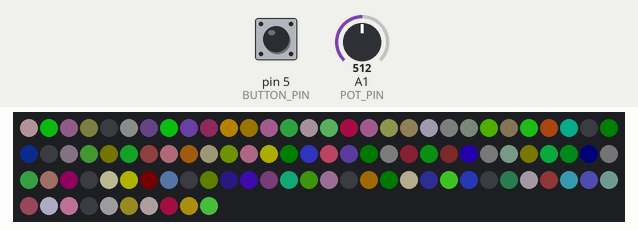
This program was run on a simulated Arduino Uno, built with avr-gcc and run on an emulated ATmega328P. Shown: 100 RGB LEDs in strip order, left to right, continuing on the next row. Inputs (shaded band) come from the test bench; at power-on: A1 (POT_PIN) = 512, pin 5 (BUTTON_PIN) LOW. Dim RGB values are drawn brighter than linear; random numbers use the default seed unless the program sets one.

Above: at 1.2 s.
1.3 s: A1 (POT_PIN) set to 0
At 2.0 s:
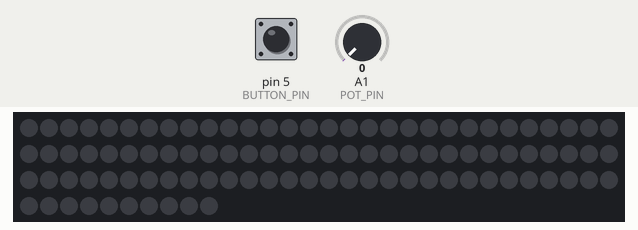
2.8 s: A1 (POT_PIN) set to 122
At 3.6 s:
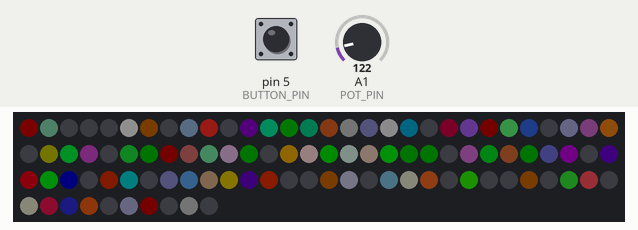
4.6 s: pin 5 (BUTTON_PIN) pulled HIGH for 0.15 s
6.3 s: pin 5 (BUTTON_PIN) pulled HIGH for 1 s
At 7.2 s:
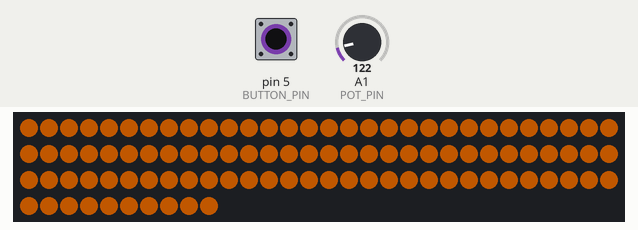
8.8 s: pin 5 (BUTTON_PIN) pulled HIGH for 0.15 s
At 9.1 s:
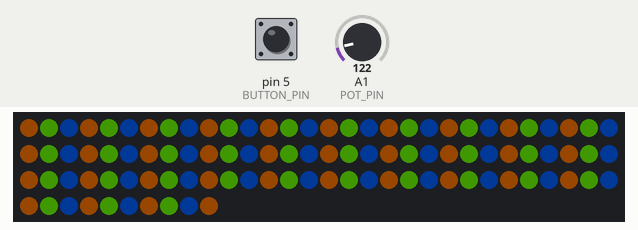
11.3 s: pin 5 (BUTTON_PIN) pulled HIGH for 3.2 s
At 11.7 s:
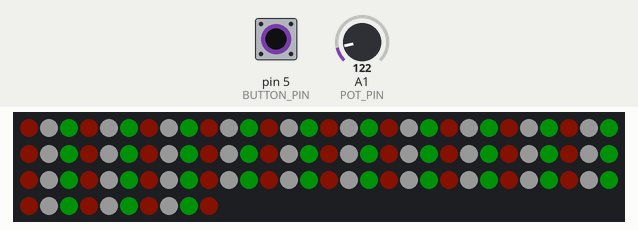

The program:

main.cpp
```cpp
#include <FastLED.h>
#define NUM_LEDS 100
#define DATA_PIN 13
//#define BRIGHTNESS 200   // Control the brightness of the leds.
#define SATURATION 255   // Control the saturation of the leds.
int BRIGHTNESS = 150;
int POT_PIN = A1;
int BUTTON_PIN = 5;

CRGB leds[NUM_LEDS];

uint8_t r, g, b;
int potValue = 0;

bool rainbow = false;
bool colors = false;
bool halloween = false;
bool christmas = false;
bool wild = true;
int buttonState;
int lastButtonState;

unsigned long lastmillis = 0;

void setup()
   {
      // Setting up the button, potentiometer, and LEDs.
      pinMode(BUTTON_PIN, INPUT);
      pinMode(POT_PIN, INPUT);
      FastLED.addLeds<WS2811, DATA_PIN, GRB>(leds, NUM_LEDS);
      r = g = b = 0;
      randomSeed(analogRead(0));
   }

void loop()
{
  if(rainbow)
  {
    for (int j = 0; j < 255; j++) {
      for (int i = 0; i < NUM_LEDS; i++) {
        leds[i] = CHSV(i - (j * 2), SATURATION, 255); // The higher the j value, the less fade there is.
      }
      delay(50); // Change this to your hearts desire, the lower the value the faster your colors move.
      BRIGHTNESS = (analogRead(POT_PIN) / 5) % 255; // Setting brightness from the potentiometer.
      FastLED.setBrightness(BRIGHTNESS);
      FastLED.show();

      // Checking if the button was pressed to change out of rainbow mode.
      lastButtonState = buttonState;
      buttonState = digitalRead(BUTTON_PIN);
      if(buttonState == HIGH && lastButtonState == LOW)
      {
        rainbow = false;
        colors = true;
        break;
      }
    }
  }
  else if (colors)
  {
    // Adjusting the LED color by the value of the potentiometer.
    BRIGHTNESS = 200;
    for (int i = 0; i < NUM_LEDS; i++)
    {
      leds[i] = CHSV(potValue, SATURATION, BRIGHTNESS);
    }
    potValue = (analogRead(POT_PIN) / 4) % 255;  // Reading the poteniometer value.
    FastLED.setBrightness(BRIGHTNESS);
    FastLED.show();
  }
  else if(halloween)
  {
    // Moving the Halloween colors to make it look like they are moving down the line.
    if(millis() - lastmillis <= 500)
    {
      for(int i = 0; i < NUM_LEDS; i++)
      {
        if(i % 3 == 0)
          leds[i] = CRGB(0xFF7A00);
        else if(i % 3 == 1)
          leds[i] = CRGB(0x6BFF00);
        else
          leds[i] = CRGB(0x0061FF);
      }
    }
    if(millis() - lastmillis > 500 && millis() - lastmillis < 1000)
    {
      for(int i = 0; i < NUM_LEDS; i++)
      {
        if(i % 3 == 0)
          leds[i] = CRGB(0x0061FF);
        else if(i % 3 == 1)
          leds[i] = CRGB(0xFF7A00);
        else
          leds[i] = CRGB(0x6BFF00);
      }
    }
    if(millis() - lastmillis >= 1000)
    {
      for(int i = 0; i < NUM_LEDS; i++)
      {
        if(i % 3 == 0)
          leds[i] = CRGB(0x6BFF00);
        else if(i % 3 == 1)
          leds[i] = CRGB(0x0061FF);
        else
          leds[i] = CRGB(0xFF7A00);
      }
    }
    if(millis() - lastmillis >= 1500)
      lastmillis = millis();

    BRIGHTNESS = (analogRead(POT_PIN) / 5) % 255; // Setting brightness from the potentiometer.
    FastLED.setBrightness(BRIGHTNESS);
    FastLED.show();
  }
  else if(christmas)
  {
    // Moving the Christamas colors to make it look like they are moving down the line.
    if(millis() - lastmillis <= 500)
    {
      for(int i = 0; i < NUM_LEDS; i++)
      {
        if(i % 3 == 0)
          leds[i] = CRGB(0x00B30C);
        else if(i % 3 == 1)
          leds[i] = CRGB(0x590D01);
        else
          leds[i] = CRGB(0xFFFFFF);
      }
    }
    if(millis() - lastmillis > 500 && millis() - lastmillis < 1000)
    {
      for(int i = 0; i < NUM_LEDS; i++)
      {
        if(i % 3 == 0)
          leds[i] = CRGB(0xFFFFFF);
        else if(i % 3 == 1)
          leds[i] = CRGB(0x00B30C);
        else
          leds[i] = CRGB(0x590D01);
      }
    }
    if(millis() - lastmillis >= 1000)
    {
      for(int i = 0; i < NUM_LEDS; i++)
      {
        if(i % 3 == 0)
          leds[i] = CRGB(0x590D01);
        else if(i % 3 == 1)
          leds[i] = CRGB(0xFFFFFF);
        else
          leds[i] = CRGB(0x00B30C);
      }
    }
    if(millis() - lastmillis >= 1500)
      lastmillis = millis();

    BRIGHTNESS = (analogRead(POT_PIN) / 5) % 255; // Setting brightness from the potentiometer.
    FastLED.setBrightness(BRIGHTNESS);
    FastLED.show();
  }
  else if(wild)
  {
    // Setting each segment to a random color.
    for(int i = 0; i < NUM_LEDS; i++)
    {
      leds[i] = CHSV(random(255), random(255), random(255));
    }
    BRIGHTNESS = (analogRead(POT_PIN) / 5) % 255; // Setting brightness from the potentiometer.
    FastLED.setBrightness(BRIGHTNESS);
    FastLED.show();
    delay(50);
  }

  // Checking if the button was pressed to change into the next mode.
  lastButtonState = buttonState;
  buttonState = digitalRead(BUTTON_PIN);
  if(buttonState == HIGH && lastButtonState == LOW)
  {
    if(rainbow == true)
      rainbow = false;
    else if(colors)
    {
      halloween = true;
      colors = false;
    }
    else if(halloween)
    {
      christmas = true;
      halloween = false;
    }
    else if(christmas)
    {
      wild = true;
      christmas = false;
    }
    else if(wild)
    {
      rainbow = true;
      wild = false;
    }
  }
}
```

Measured:
- after the input at 2.8 s, the LEDs: first change after 0.08 s (image 2 shows a later state)
- after the input at 8.8 s, the LEDs: first change at once (image 4 shows a later state)
- what the display in image 5 shows lasts 0.5 s, from 11.3 s to 11.8 s
